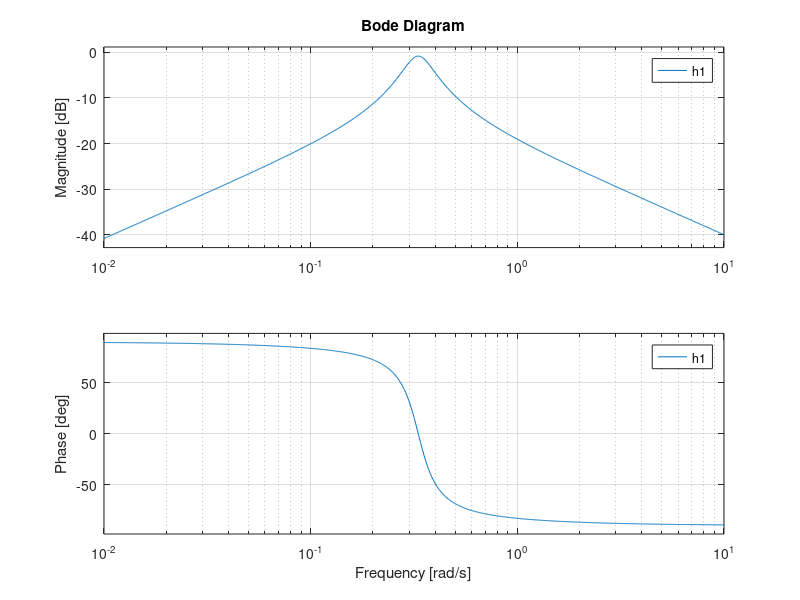
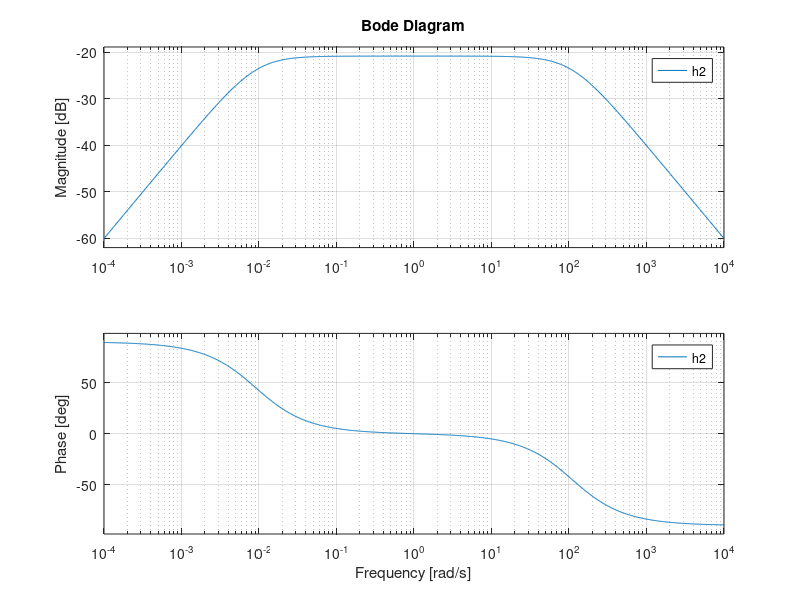
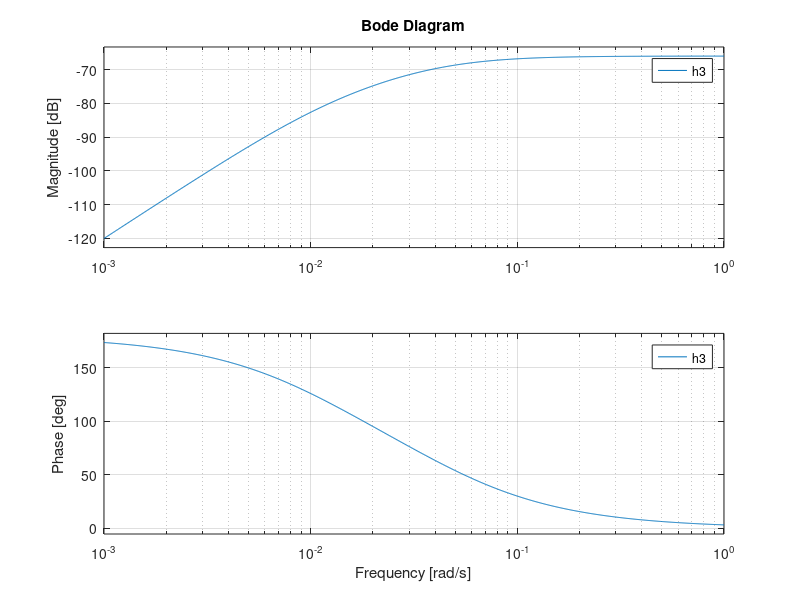

The MATLAB source for these figures, in order: (Note: this script raises an error after producing the figures.)
clear all;
close all;

figure;
h1 = tf([0 100 0], [1000 110 110]);
bode(h1);

figure;
h2 = tf([0 10 0], [1 110 1]);
bode(h2);

figure;
h3 = tf([1 0 0], [2000 110 1]);
bode(h3);
gp1 = getPeakGain(h3);
display(gp1);

figure;
h4 = tf([0 0 1], [0 0 1]);
bode(h4);

figure;
h5 = tf([0 0 1], [0 -10 0]);
bode(h5);
